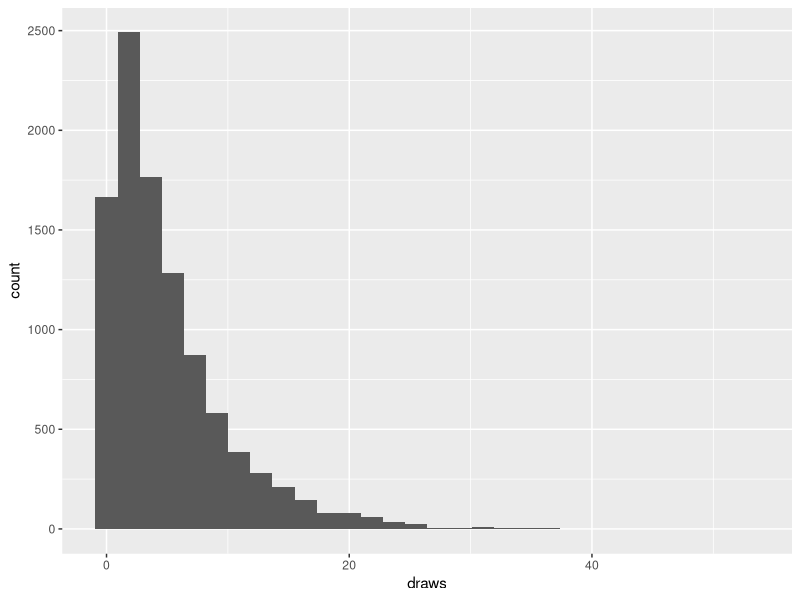
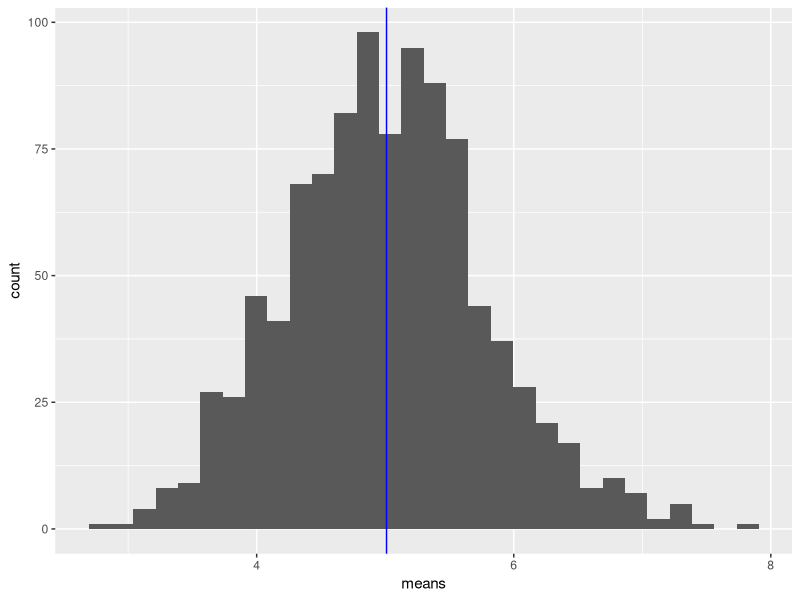
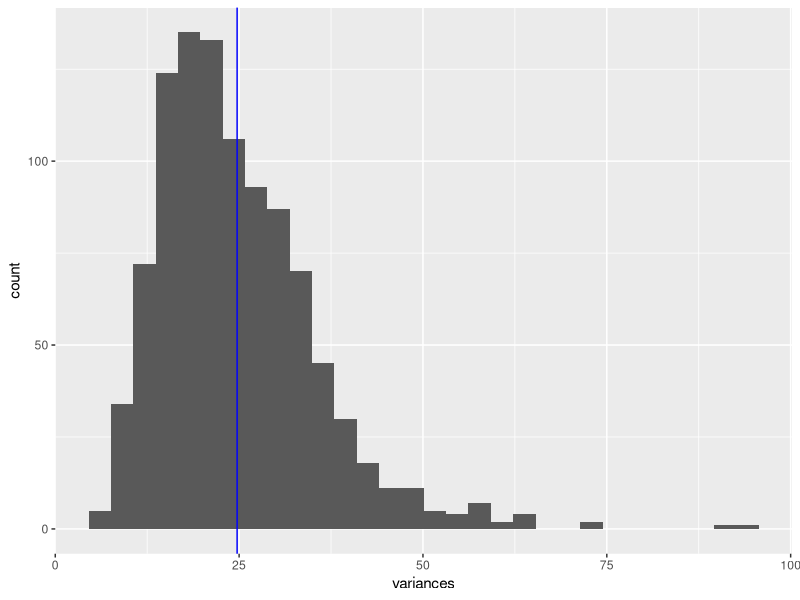
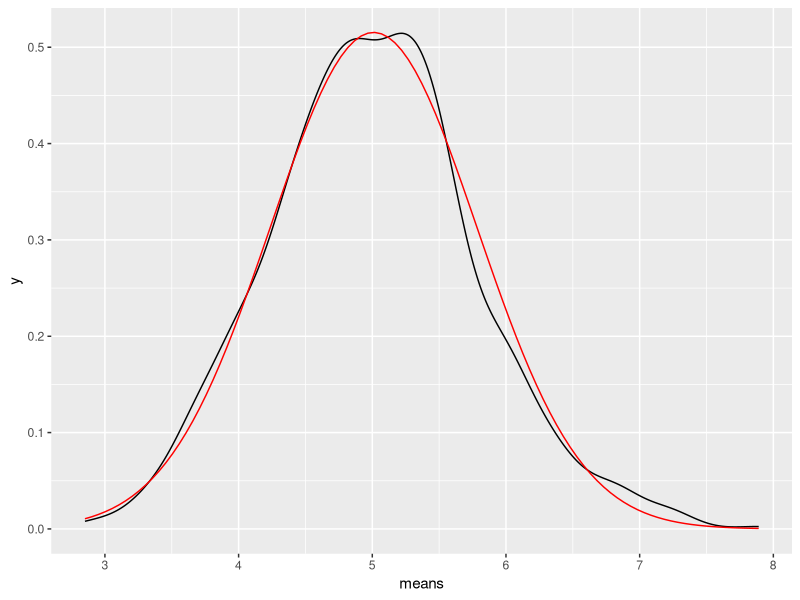
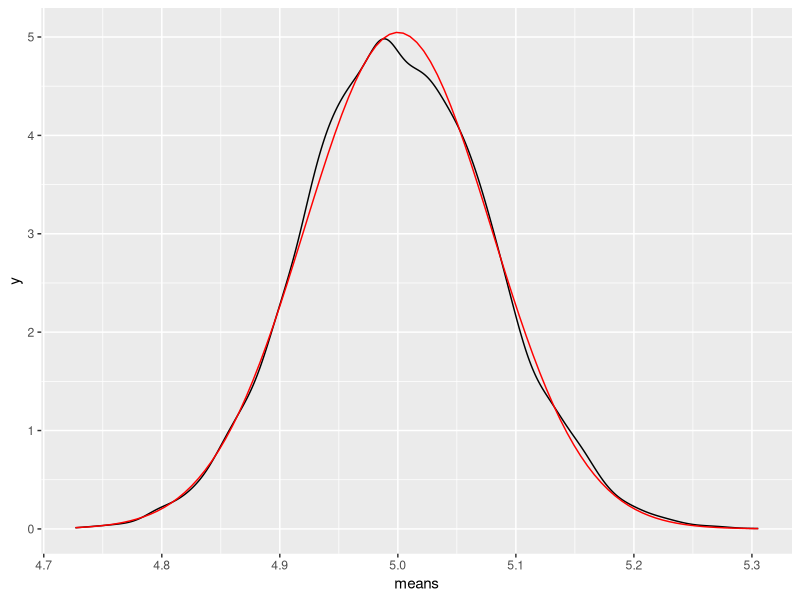

Recreate these plots in R, in order.
## ---- chunk 1
knitr::opts_chunk$set(echo = TRUE)
knitr::opts_chunk$set(warning = FALSE)
knitr::opts_chunk$set(message = FALSE)
## ---- chunk 2
set.seed(10)
simulationExp <- data.frame(draws = rexp(10000, rate = 0.2))
head(simulationExp)
## ---- chunk 3
library(ggplot2)
ggplot(data = simulationExp) +
  geom_histogram(aes(draws))
## ---- chunk 4
set.seed(12)
simulatedMeans = NULL
for (i in 1 : 1000) simulatedMeans = c(simulatedMeans, mean(rexp(40, rate = 0.2)))
simulatedMeans <- data.frame(means = simulatedMeans)
ggplot(data = simulatedMeans) +
  geom_histogram(aes(means))+
  geom_vline(xintercept = mean(simulatedMeans$means), col = "blue")
## ---- chunk 5
mean(simulatedMeans$means)
## ---- chunk 6
t.test(simulatedMeans$means, mu = 5)
## ---- chunk 7
set.seed(12)
simulatedVariance = NULL
for (i in 1 : 1000) simulatedVariance = c(simulatedVariance, sd(rexp(40, rate = 0.2))^2)
simulatedVariance <- data.frame(variances = simulatedVariance)
ggplot(data = simulatedVariance) +
  geom_histogram(aes(variances)) +
  geom_vline(xintercept = mean(simulatedVariance$variances), col = "blue")

## ---- chunk 8
mean(simulatedVariance$variances)
## ---- chunk 9
t.test(simulatedVariance$variances, mu = 25)
## ---- chunk 10
sd(simulatedMeans$means)
## ---- chunk 11
25/40
## ---- chunk 12
ggplot(data = simulatedMeans) +
  geom_density(aes(means)) +
  stat_function(fun = dnorm, 
                colour = "red", 
                args = list(mean = mean(simulatedMeans$means), 
                            sd = sd(simulatedMeans$means)))
## ---- chunk 13
set.seed(12)
simulatedMeans = NULL
for (i in 1 : 10000) simulatedMeans = c(simulatedMeans, mean(rexp(4000, rate = 0.2)))
simulatedMeans <- data.frame(means = simulatedMeans)
ggplot(data = simulatedMeans) +
  geom_density(aes(means)) +
  stat_function(fun = dnorm, 
                colour = "red", 
                args = list(mean = mean(simulatedMeans$means), 
                            sd = sd(simulatedMeans$means)))
